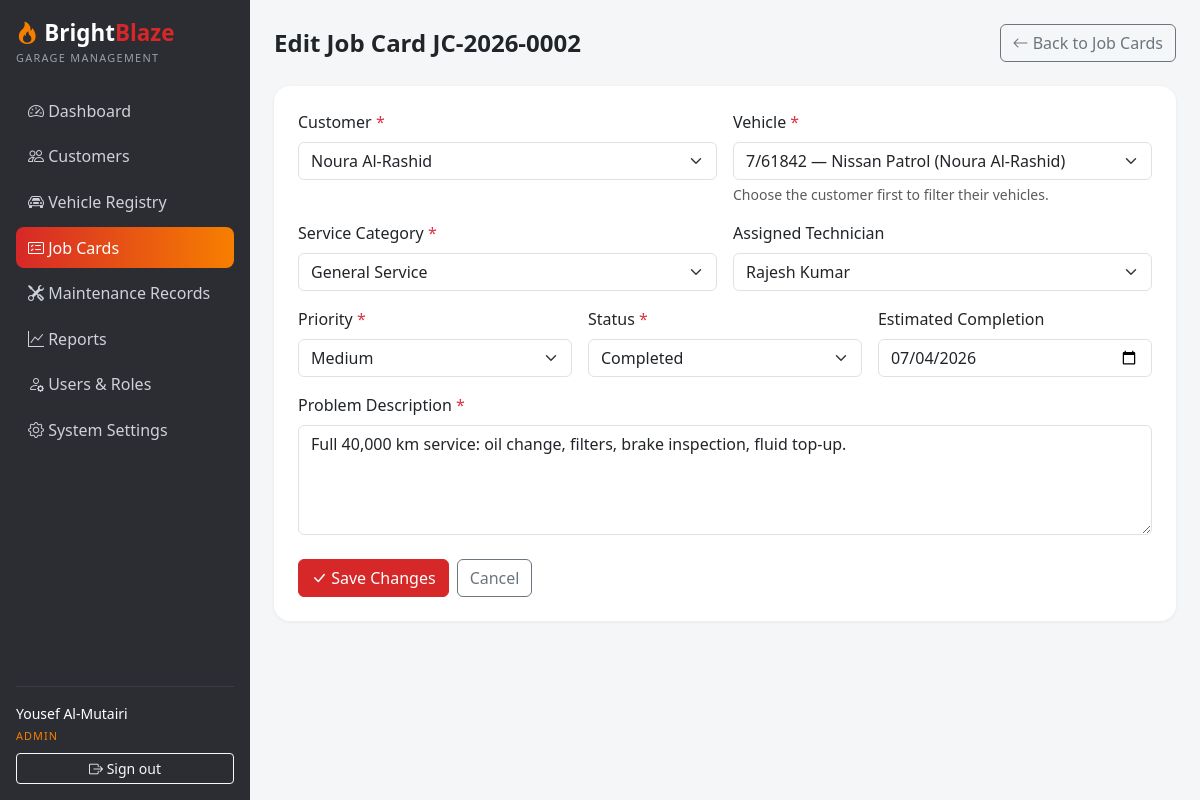
The app's page /job_cards/form.php?id=2 (signed in) with its own data.
### tables this page shows
CREATE TABLE `job_cards` (
  `id` INT UNSIGNED NOT NULL AUTO_INCREMENT,
  `job_number` VARCHAR(20) NOT NULL,
  `customer_id` INT UNSIGNED NOT NULL,
  `vehicle_id` INT UNSIGNED NOT NULL,
  `service_category` VARCHAR(60) NOT NULL,
  `technician_id` INT UNSIGNED DEFAULT NULL,
  `priority` ENUM('Low','Medium','High') NOT NULL DEFAULT 'Medium',
  `status` ENUM('Pending','Assigned','In Progress','Completed','Cancelled') NOT NULL DEFAULT 'Pending',
  `problem_description` TEXT NOT NULL,
  `estimated_completion` DATE DEFAULT NULL,
  `created_at` TIMESTAMP NOT NULL DEFAULT CURRENT_TIMESTAMP,
  `completed_at` DATETIME DEFAULT NULL,
  `updated_at` TIMESTAMP NOT NULL DEFAULT CURRENT_TIMESTAMP ON UPDATE CURRENT_TIMESTAMP,
  PRIMARY KEY (`id`),
  UNIQUE KEY `uq_job_cards_number` (`job_number`),
  KEY `idx_job_cards_status` (`status`),
  KEY `idx_job_cards_priority` (`priority`),
  KEY `idx_job_cards_customer` (`customer_id`),
  KEY `idx_job_cards_vehicle` (`vehicle_id`),
  KEY `idx_job_cards_technician` (`technician_id`),
  CONSTRAINT `fk_job_cards_customer` FOREIGN KEY (`customer_id`) REFERENCES `customers` (`id`) ON DELETE CASCADE,
  CONSTRAINT `fk_job_cards_vehicle` FOREIGN KEY (`vehicle_id`) REFERENCES `vehicles` (`id`) ON DELETE CASCADE,
  CONSTRAINT `fk_job_cards_technician` FOREIGN KEY (`technician_id`) REFERENCES `users` (`id`) ON DELETE SET NULL
);

CREATE TABLE `customers` (
  `id` INT UNSIGNED NOT NULL AUTO_INCREMENT,
  `name` VARCHAR(120) NOT NULL,
  `phone` VARCHAR(20) NOT NULL,
  `email` VARCHAR(120) DEFAULT NULL,
  `address` VARCHAR(255) DEFAULT NULL,
  `created_at` TIMESTAMP NOT NULL DEFAULT CURRENT_TIMESTAMP,
  `updated_at` TIMESTAMP NOT NULL DEFAULT CURRENT_TIMESTAMP ON UPDATE CURRENT_TIMESTAMP,
  PRIMARY KEY (`id`),
  KEY `idx_customers_name` (`name`),
  KEY `idx_customers_phone` (`phone`)
);

CREATE TABLE `vehicles` (
  `id` INT UNSIGNED NOT NULL AUTO_INCREMENT,
  `customer_id` INT UNSIGNED NOT NULL,
  `plate_number` VARCHAR(20) NOT NULL,
  `make` VARCHAR(60) NOT NULL,
  `model` VARCHAR(60) NOT NULL,
  `year` SMALLINT UNSIGNED DEFAULT NULL,
  `color` VARCHAR(40) DEFAULT NULL,
  `vin` VARCHAR(30) DEFAULT NULL,
  `created_at` TIMESTAMP NOT NULL DEFAULT CURRENT_TIMESTAMP,
  `updated_at` TIMESTAMP NOT NULL DEFAULT CURRENT_TIMESTAMP ON UPDATE CURRENT_TIMESTAMP,
  PRIMARY KEY (`id`),
  UNIQUE KEY `uq_vehicles_plate` (`plate_number`),
  UNIQUE KEY `uq_vehicles_vin` (`vin`),
  KEY `idx_vehicles_customer` (`customer_id`),
  CONSTRAINT `fk_vehicles_customer` FOREIGN KEY (`customer_id`) REFERENCES `customers` (`id`) ON DELETE CASCADE
);

CREATE TABLE `users` (
  `id` INT UNSIGNED NOT NULL AUTO_INCREMENT,
  `username` VARCHAR(80) NOT NULL,
  `full_name` VARCHAR(120) NOT NULL,
  `email` VARCHAR(120) DEFAULT NULL,
  `phone` VARCHAR(20) DEFAULT NULL,
  `password_hash` VARCHAR(255) NOT NULL,
  `role_id` INT UNSIGNED NOT NULL,
  `is_active` TINYINT(1) NOT NULL DEFAULT 1,
  `created_at` TIMESTAMP NOT NULL DEFAULT CURRENT_TIMESTAMP,
  `updated_at` TIMESTAMP NOT NULL DEFAULT CURRENT_TIMESTAMP ON UPDATE CURRENT_TIMESTAMP,
  PRIMARY KEY (`id`),
  UNIQUE KEY `uq_users_username` (`username`),
  KEY `idx_users_role` (`role_id`),
  CONSTRAINT `fk_users_role` FOREIGN KEY (`role_id`) REFERENCES `roles` (`id`)
);

### config/database.php (called while the page is built, shortened)
<?php
function db(): PDO
{
    static $pdo = null;
    if ($pdo === null) {
        $dsn = 'mysql:host=' . DB_HOST . ';dbname=' . DB_NAME . ';charset=utf8mb4';
        try {
            $pdo = new PDO($dsn, DB_USER, DB_PASS, [
                PDO::ATTR_ERRMODE            => PDO::ERRMODE_EXCEPTION,
                PDO::ATTR_DEFAULT_FETCH_MODE => PDO::FETCH_ASSOC,
                PDO::ATTR_EMULATE_PREPARES   => false,
            ]);
        } catch (PDOException $e) {
            http_response_code(500);
            die('Database connection failed. Check config/database.php and make sure MySQL is running and the brightblaze_garage database is imported.');
        }
    }
    return $pdo;
}

### includes/functions.php (called while the page is built, shortened)
<?php
function e(?string $value): string
{
    return htmlspecialchars((string) $value, ENT_QUOTES, 'UTF-8');
}

### config/config.php (called while the page is built, shortened)
<?php
require_once __DIR__ . '/database.php';
function base_url(string $path = ''): string
{
    return BASE_URL . ltrim($path, '/');
}

### includes/job_helpers.php (called while the page is built, shortened)
<?php
function technicians_list(): array
{
    return db()->query(
        "SELECT u.id, u.full_name
         FROM users u
         JOIN roles r ON r.id = u.role_id
         WHERE r.name = 'technician' AND u.is_active = 1
         ORDER BY u.full_name"
    )->fetchAll();
}

### job_cards/form.php (the view, shortened to what this page needs)
<?php
require_once __DIR__ . '/../config/config.php';
require_once __DIR__ . '/../includes/job_helpers.php';
$id = (int) ($_GET['id'] ?? 0);
$isEdit = $id > 0;
$job = [
    'customer_id'          => (int) ($_GET['customer_id'] ?? 0),
    'vehicle_id'           => (int) ($_GET['vehicle_id'] ?? 0),
    'service_category'     => '',
    'technician_id'        => 0,
    'priority'             => 'Medium',
    'status'               => 'Pending',
    'problem_description'  => '',
    'estimated_completion' => '',
];
$existing = null;
if ($isEdit) {
    $stmt = db()->prepare('SELECT * FROM job_cards WHERE id = ?');
    $stmt->execute([$id]);
    $existing = $stmt->fetch();
    $job = $existing;
}
$customersList = db()->query('SELECT id, name FROM customers ORDER BY name')->fetchAll();
$vehiclesList = db()->query(
    'SELECT v.id, v.plate_number, v.make, v.model, v.customer_id, c.name AS customer_name
     FROM vehicles v JOIN customers c ON c.id = v.customer_id
     ORDER BY c.name, v.plate_number'
)->fetchAll();
$technicians = technicians_list();
$statusOptions = $isEdit ? JOB_STATUSES : ['Pending', 'Assigned'];
include __DIR__ . '/../includes/header.php';
?>
<div class="d-flex justify-content-between align-items-center mb-4">
  <h4 class="fw-bold mb-0"><?= $isEdit ? 'Edit Job Card ' . e($existing['job_number']) : 'New Job Card' ?></h4>
  <a class="btn btn-outline-secondary" href="<?= base_url('job_cards/index.php') ?>"><i class="bi bi-arrow-left"></i> Back to Job Cards</a>
</div>
<div class="card" style="max-width: 920px;">
  <div class="card-body p-4">
    <form method="post" action="<?= base_url('job_cards/form.php' . ($isEdit ? '?id=' . $id : '')) ?>">
      <div class="row g-3">
        <div class="col-md-6">
          <label class="form-label" for="customer_id">Customer <span class="text-danger">*</span></label>
          <select class="form-select" id="customer_id" name="customer_id" required>
            <?php foreach ($customersList as $c): ?>
              <option value="<?= (int) $c['id'] ?>" <?= (int) $job['customer_id'] === (int) $c['id'] ? 'selected' : '' ?>><?= e($c['name']) ?></option>
            <?php endforeach; ?>
          </select>
        </div>
        <div class="col-md-6">
          <label class="form-label" for="vehicle_id">Vehicle <span class="text-danger">*</span></label>
          <select class="form-select" id="vehicle_id" name="vehicle_id" required>
            <?php foreach ($vehiclesList as $v): ?>
              <option value="<?= (int) $v['id'] ?>" data-customer="<?= (int) $v['customer_id'] ?>"
                      <?= (int) $job['vehicle_id'] === (int) $v['id'] ? 'selected' : '' ?>>
                <?= e($v['plate_number'] . ' — ' . $v['make'] . ' ' . $v['model'] . ' (' . $v['customer_name'] . ')') ?>
              </option>
            <?php endforeach; ?>
          </select>
          <div class="form-text">Choose the customer first to filter their vehicles.</div>
        </div>
        <div class="col-md-6">
          <label class="form-label" for="service_category">Service Category <span class="text-danger">*</span></label>
          <select class="form-select" id="service_category" name="service_category" required>
            <?php foreach (SERVICE_CATEGORIES as $cat): ?>
              <option value="<?= e($cat) ?>" <?= $job['service_category'] === $cat ? 'selected' : '' ?>><?= e($cat) ?></option>
            <?php endforeach; ?>
          </select>
        </div>
        <div class="col-md-6">
          <label class="form-label" for="technician_id">Assigned Technician</label>
          <select class="form-select" id="technician_id" name="technician_id">
            <?php foreach ($technicians as $t): ?>
              <option value="<?= (int) $t['id'] ?>" <?= (int) ($job['technician_id'] ?? 0) === (int) $t['id'] ? 'selected' : '' ?>><?= e($t['full_name']) ?></option>
            <?php endforeach; ?>
          </select>
        </div>
        <div class="col-md-4">
          <label class="form-label" for="priority">Priority <span class="text-danger">*</span></label>
          <select class="form-select" id="priority" name="priority" required>
            <?php foreach (JOB_PRIORITIES as $p): ?>
              <option value="<?= e($p) ?>" <?= $job['priority'] === $p ? 'selected' : '' ?>><?= e($p) ?></option>
            <?php endforeach; ?>
          </select>
        </div>
        <div class="col-md-4">
          <label class="form-label" for="status">Status <span class="text-danger">*</span></label>
          <select class="form-select" id="status" name="status" required>
            <?php foreach ($statusOptions as $s): ?>
              <option value="<?= e($s) ?>" <?= $job['status'] === $s ? 'selected' : '' ?>><?= e($s) ?></option>
            <?php endforeach; ?>
          </select>
        </div>
        <div class="col-md-4">
          <label class="form-label" for="estimated_completion">Estimated Completion</label>
          <input class="form-control" type="date" id="estimated_completion" name="estimated_completion" value="<?= e((string) ($job['estimated_completion'] ?? '')) ?>">
        </div>
        <div class="col-12">
          <label class="form-label" for="problem_description">Problem Description <span class="text-danger">*</span></label>
          <textarea class="form-control" id="problem_description" name="problem_description" rows="4" required placeholder="Describe the reported problem or requested service"><?= e($job['problem_description']) ?></textarea>
        </div>
      </div>
      <div class="mt-4 d-flex gap-2">
        <button class="btn btn-bb" type="submit" <?= (!$customersList || !$vehiclesList) ? 'disabled' : '' ?>>
          <i class="bi bi-check-lg"></i> <?= $isEdit ? 'Save Changes' : 'Create Job Card' ?>
        </button>
        <a class="btn btn-outline-secondary" href="<?= base_url('job_cards/index.php') ?>">Cancel</a>
      </div>
    </form>
  </div>
</div>
<?php include __DIR__ . '/../includes/footer.php'; ?>

### assets/css/style.css (style rules this page uses)
:root { --bb-red: #d62828; --bb-orange: #f77f00; --bb-dark: #2b2d33; --bb-darker: #212226; }
body { background: #f5f6f8; }
.card { border: 0; border-radius: 1rem; box-shadow: 0 1px 4px rgba(0, 0, 0, 0.06); }
.btn-bb { background: var(--bb-red); border-color: var(--bb-red); color: #fff; }

### records on screen
job_cards: job_number "JC-2026-0002", customer_id "Noura Al-Rashid", vehicle_id "7/61842 — Nissan Patrol (Noura Al-Rashid)", technician_id "Rajesh Kumar", estimated_completion "07/04/2026", problem_description "Full 40,000 km service: oil change, filters, brake inspection, fluid top-up."

### other values on screen
$label "Dashboard Customers Vehicle Registry Job Cards Maintenance Records Reports Users & Roles System Settings"
current_user_name() "Yousef Al-Mutairi"
current_role() "ADMIN"
form field service_category "General Service"
form field priority "Medium"
form field status "Completed"
